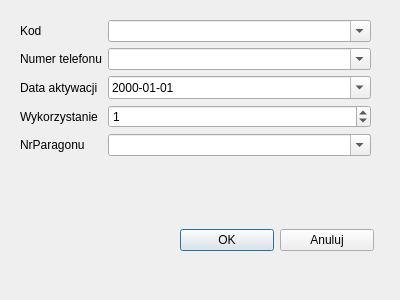
<?xml version="1.0" encoding="UTF-8"?>
<ui version="4.0">
 <class>dodajAktywowanoPromocje</class>
 <widget class="QDialog" name="dodajAktywowanoPromocje">
  <property name="geometry">
   <rect>
    <x>0</x>
    <y>0</y>
    <width>400</width>
    <height>300</height>
   </rect>
  </property>
  <property name="windowTitle">
   <string>Dialog</string>
  </property>
  <widget class="QWidget" name="formLayoutWidget">
   <property name="geometry">
    <rect>
     <x>20</x>
     <y>20</y>
     <width>351</width>
     <height>151</height>
    </rect>
   </property>
   <layout class="QFormLayout" name="formLayout">
    <item row="0" column="0">
     <widget class="QLabel" name="kodLabel">
      <property name="text">
       <string>Kod</string>
      </property>
     </widget>
    </item>
    <item row="1" column="0">
     <widget class="QLabel" name="numerTelefonuLabel">
      <property name="text">
       <string>Numer telefonu</string>
      </property>
     </widget>
    </item>
    <item row="2" column="1">
     <widget class="QDateEdit" name="dataAktywacjiDateEdit">
      <property name="displayFormat">
       <string>yyyy-MM-dd</string>
      </property>
      <property name="calendarPopup">
       <bool>true</bool>
      </property>
     </widget>
    </item>
    <item row="2" column="0">
     <widget class="QLabel" name="dataAktywacjiLabel">
      <property name="text">
       <string>Data aktywacji</string>
      </property>
     </widget>
    </item>
    <item row="3" column="0">
     <widget class="QLabel" name="wykorzystaniaLabel">
      <property name="text">
       <string>Wykorzystanie</string>
      </property>
     </widget>
    </item>
    <item row="3" column="1">
     <widget class="QSpinBox" name="wykorzystaniaSpinBox">
      <property name="value">
       <number>1</number>
      </property>
     </widget>
    </item>
    <item row="4" column="0">
     <widget class="QLabel" name="nrParagonuLabel">
      <property name="text">
       <string>NrParagonu</string>
      </property>
     </widget>
    </item>
    <item row="4" column="1">
     <widget class="QComboBox" name="nrParagonuComboBox">
      <property name="editable">
       <bool>true</bool>
      </property>
     </widget>
    </item>
    <item row="0" column="1">
     <widget class="QComboBox" name="kodComboBox">
      <property name="editable">
       <bool>true</bool>
      </property>
     </widget>
    </item>
    <item row="1" column="1">
     <widget class="QComboBox" name="numerTelefonuComboBox">
      <property name="editable">
       <bool>true</bool>
      </property>
     </widget>
    </item>
   </layout>
  </widget>
  <widget class="QWidget" name="horizontalLayoutWidget">
   <property name="geometry">
    <rect>
     <x>180</x>
     <y>200</y>
     <width>194</width>
     <height>80</height>
    </rect>
   </property>
   <layout class="QHBoxLayout" name="horizontalLayout">
    <item>
     <widget class="QPushButton" name="Ok">
      <property name="text">
       <string>OK</string>
      </property>
     </widget>
    </item>
    <item>
     <widget class="QPushButton" name="anuluj">
      <property name="text">
       <string>Anuluj</string>
      </property>
     </widget>
    </item>
   </layout>
  </widget>
 </widget>
 <resources/>
 <connections/>
</ui>
